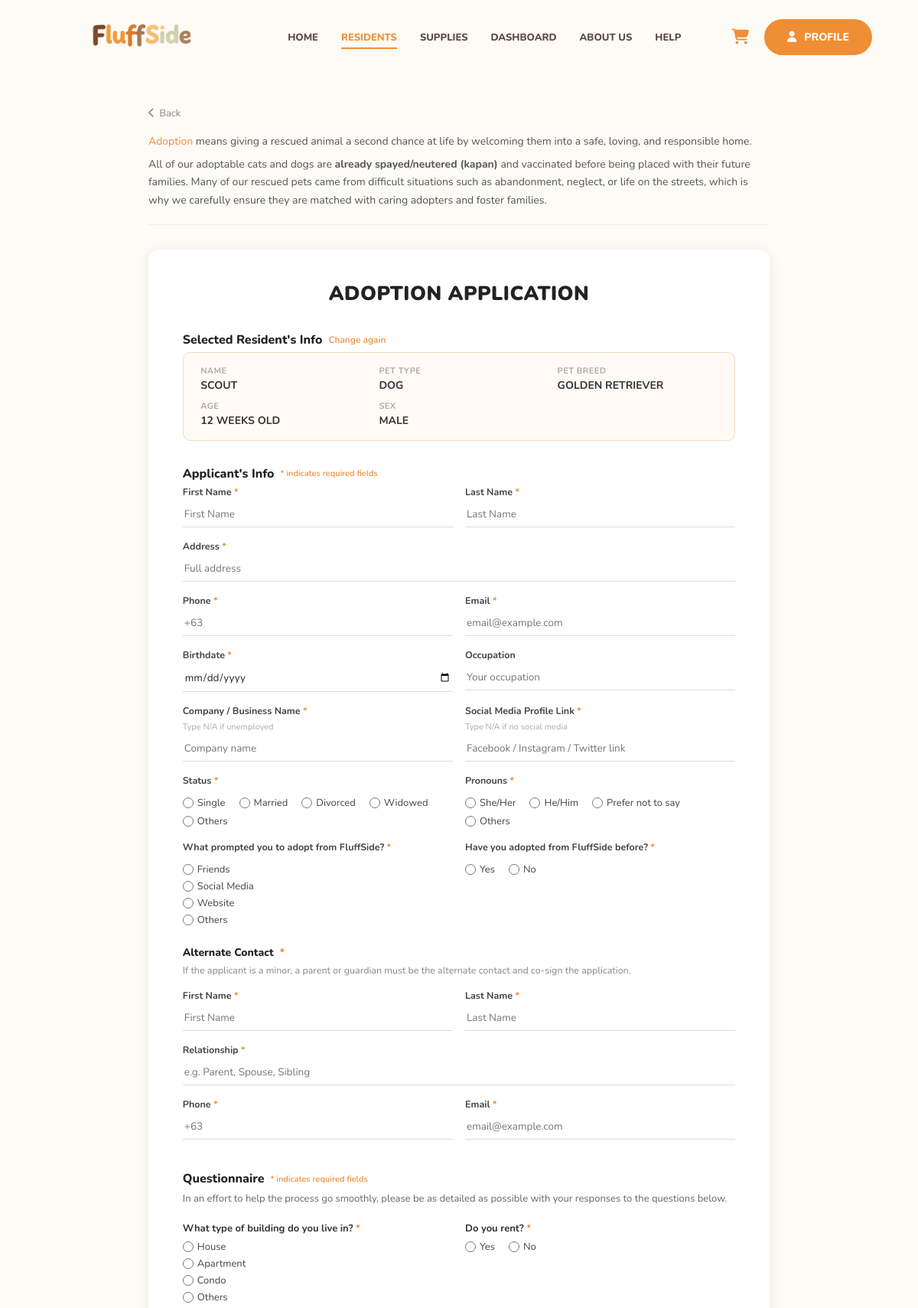
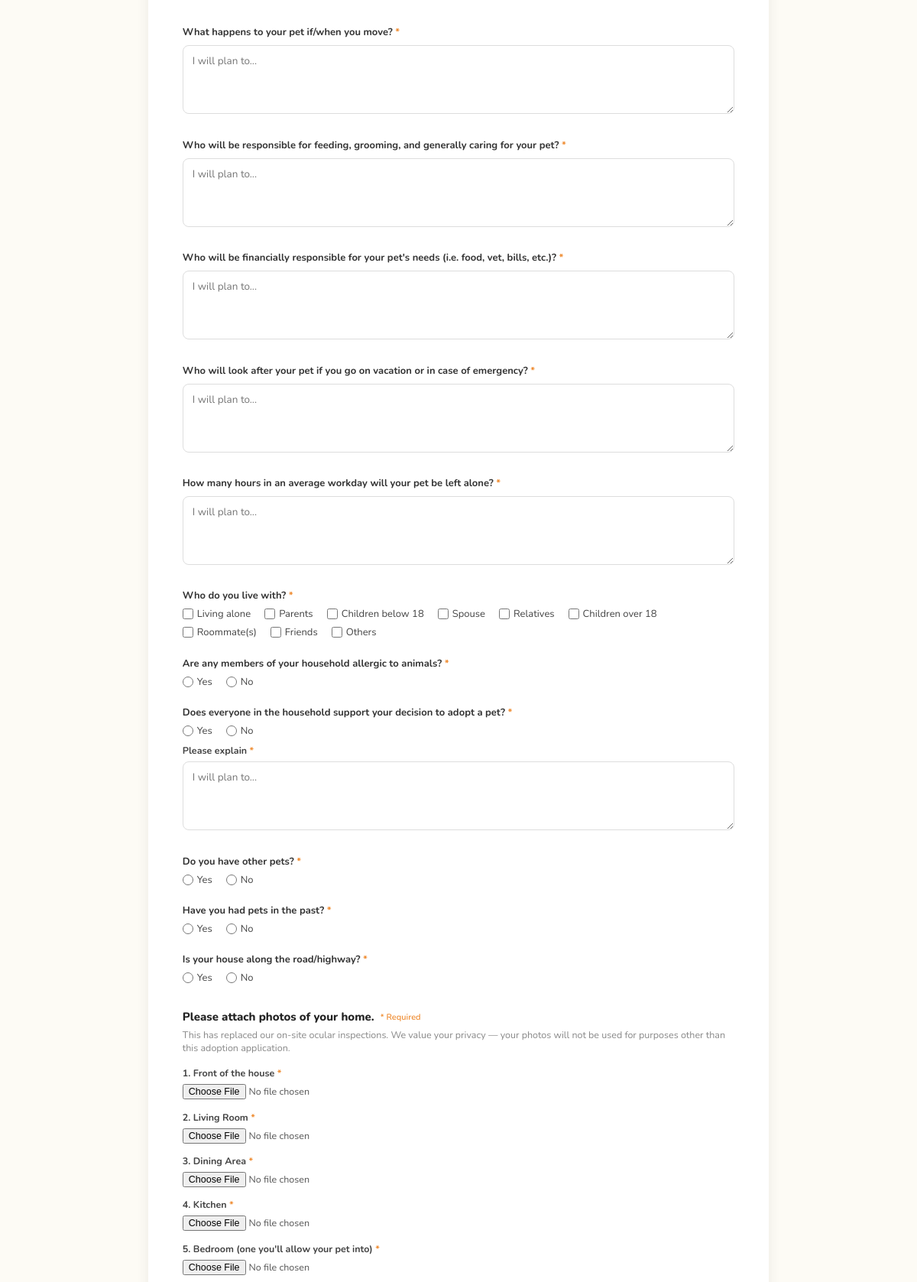
The app's page /adoptform.php (signed in, upper part) with its own data (2 pictures, top to bottom).
### tables this page shows
CREATE TABLE `tbl_pets` (
  `pet_id` varchar(60) NOT NULL,
  `pet_name` varchar(100) NOT NULL,
  `breed` varchar(100) DEFAULT NULL,
  `animal_type` enum('DOG','CAT','RABBIT','HAMSTER','BIRD','OTHER') NOT NULL,
  `gender` enum('MALE','FEMALE') NOT NULL,
  `age_desc` varchar(60) DEFAULT NULL,
  `age_group` enum('Young','Adult','Senior') DEFAULT 'Adult',
  `image_path` varchar(255) DEFAULT NULL,
  `description` text DEFAULT NULL,
  `is_available` tinyint(1) NOT NULL DEFAULT 1,
  `created_at` timestamp NOT NULL DEFAULT current_timestamp()
);

### adoptform.php (the view, shortened to what the rows shown need)
<?php
require_once 'db.inc.php';
require_once 'db_helper.inc.php';
$_all_pets = get_all_pets();
$pets = [];
foreach ($_all_pets as $_p) { $pets[$_p['id']] = $_p; }
$pet_id = strtolower(trim($_GET['pet'] ?? 'scout'));
$selected_pet = $pets[$pet_id] ?? $pets['scout'];
function h(string $s): string
{
    return htmlspecialchars($s, ENT_QUOTES, 'UTF-8');
}
?>
<!DOCTYPE html>
<html lang="en">
<head>
    <link rel="stylesheet" href="https://cdnjs.cloudflare.com/ajax/libs/font-awesome/6.4.0/css/all.min.css">
    <link rel="stylesheet" href="style.css">
</head>
<body>
    <div class="container">
        <?php include 'header.php'; ?>
        <div class="adopt-page">
            <div class="form-card">
                <form method="POST" action="adoptform.php?pet=<?= h($pet_id) ?>" enctype="multipart/form-data" novalidate>
                    <div class="resident-box">
                        <div>
                            <div class="field-lbl">Name</div>
                            <div class="field-val"><?= h(strtoupper($selected_pet['name'])) ?></div>
                        </div>
                        <div>
                            <div class="field-lbl">Pet Type</div>
                            <div class="field-val"><?= h($selected_pet['type']) ?></div>
                        </div>
                        <div>
                            <div class="field-lbl">Pet Breed</div>
                            <div class="field-val"><?= h(strtoupper($selected_pet['breed'])) ?></div>
                        </div>
                        <div>
                            <div class="field-lbl">Age</div>
                            <div class="field-val"><?= h(strtoupper($selected_pet['age'])) ?></div>
                        </div>
                        <div>
                            <div class="field-lbl">Sex</div>
                            <div class="field-val"><?= h($selected_pet['gender']) ?></div>
                        </div>
                    </div>
                </form>
            </div>
        </div>
    </div>
</body>
</html>

### records on screen
tbl_pets: pet_name "SCOUT", animal_type "DOG", breed "GOLDEN RETRIEVER", age_desc "12 WEEKS OLD", gender "MALE"

### other values on screen
$s "Single"
$s "Married"
$s "Divorced"
$s "Widowed"
$p "She/Her"
$p "He/Him"
$p "Prefer not to say"
$pr "Friends"
$pr "Social Media"
$pr "Website"
$b "House"
$b "Apartment"
$b "Condo"
$question "What happens to your pet if/when you move?"
$question "Who will be responsible for feeding, grooming, and generally caring for your pet?"
